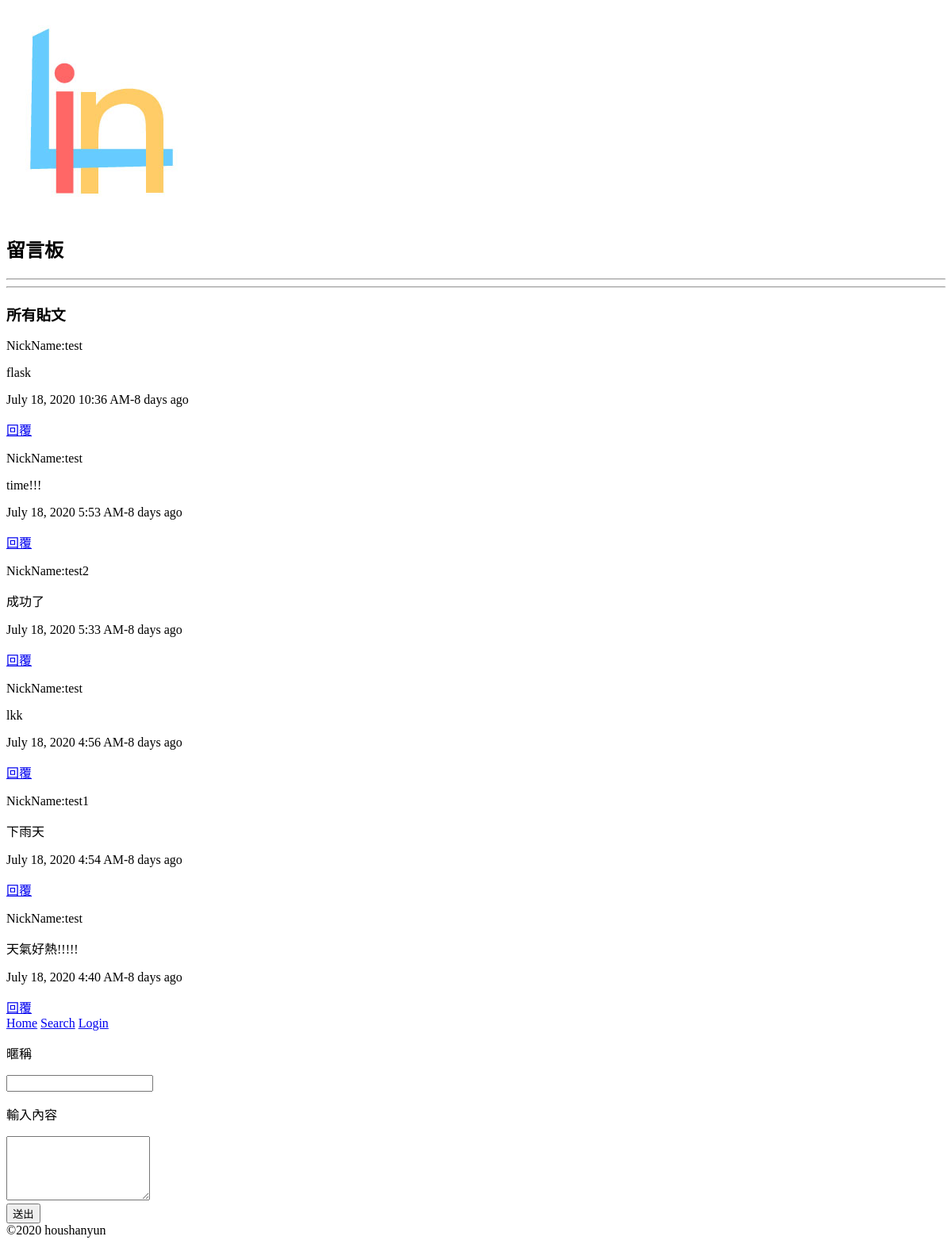
The app's page /, older data.
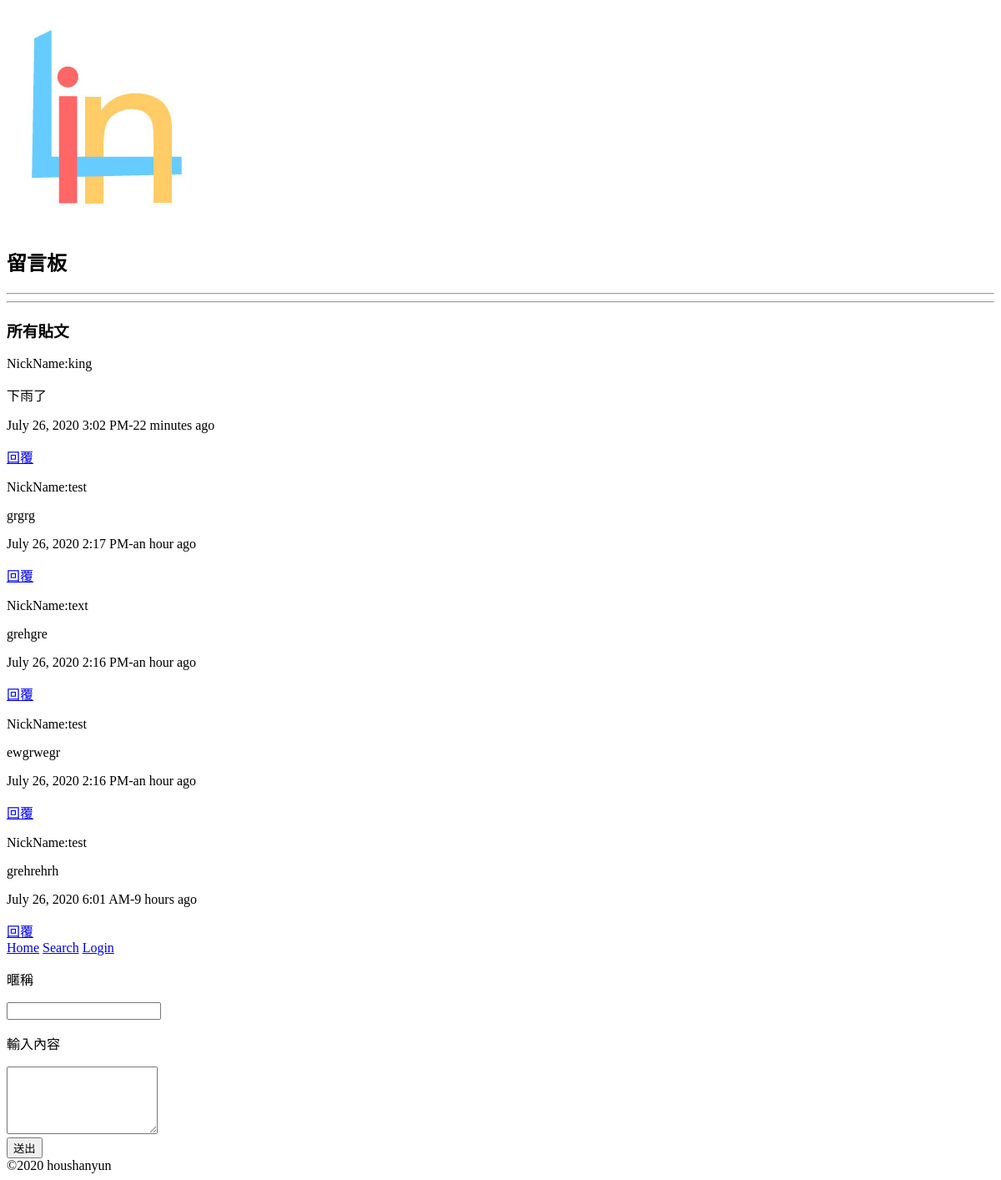
The same page, newer data.
### myapp/models.py (models this page shows, shortened)
class Article(db.Model):
    id = db.Column(db.Integer, primary_key=True)
    txt = db.Column(db.Text(140))
    nowtime = db.Column(db.DateTime, default=datetime.utcnow, index=True)
    nick_id = db.Column(db.Integer, db.ForeignKey('nickname.id'))
    a_comment = db.relationship('Comment', backref='a_com', lazy='dynamic')

class Nickname(db.Model, UserMixin):
    id = db.Column(db.Integer, primary_key=True)
    name = db.Column(db.String(20), unique=True)
    article = db.relationship('Article', backref='nick', lazy='dynamic')
    n_comment = db.relationship('Comment', backref='n_com', lazy='dynamic')
    admin = db.Column(db.String(20))
    password_hash = db.Column(db.String(128))

### myapp/views.py (the view, shortened to what this page needs)
@app.route('/', methods=['GET', 'POST'])
def index():
    txt = Article.query.order_by(Article.nowtime.desc()).all()
    return render_template('index.html', txts=txt, current_time=datetime.utcnow())

### myapp/templates/index.html
{% extends 'base.html' %}
{% block content %}
<h3>所有貼文</h3>
<div>
    <div>
        {% for txt in txts %}
        <div>
            <p>NickName:{{ txt.nick.name }}</p>
            <p>{{ txt.txt }}</p>
            <p>{{ moment(txt.nowtime).format('LLL') }}-{{ moment(txt.nowtime).fromNow() }}</p>
            <a href={{ url_for('comment', txt_id=txt.id) }}>回覆</a>
        </div>
        {% endfor %}
    </div>
</div>
{% endblock %}
{% block form %}
<div>
    <nav>
        <div>
            <a href= {{ url_for('index') }}>Home</a>
            <a href= {{ url_for('search') }}>Search</a>
            {% if current_user.is_authenticated %}
                <a href={{ url_for('logout') }}>Logout</a>
            {% else %}
                <a href={{ url_for('login') }}>Login</a>
            {% endif %}
        </div>
    </nav>
    <form action={{ url_for('index') }} method="POST">
        <p>暱稱</p>
        <input type="text" name="nick" required>
        <p>輸入內容</p>
        <textarea name="addtxt" id="" cols="20" rows="5" required></textarea><br>
        <input type="submit" name="submit" value="送出">
    </form>
</div>
{% endblock %}

Row changes from the older to the newer data that the page shows:
removed Article: nick.name "test", txt "flask", nowtime "July 18, 2020 10:36 AM", nowtime "8 days ago"
removed Article: nick.name "test", txt "time!!!", nowtime "July 18, 2020 5:53 AM", nowtime "8 days ago"
removed Article: nick.name "test2", txt "成功了", nowtime "July 18, 2020 5:33 AM", nowtime "8 days ago"
removed Article: nick.name "test", txt "lkk", nowtime "July 18, 2020 4:56 AM", nowtime "8 days ago"
removed Article: nick.name "test1", txt "下雨天", nowtime "July 18, 2020 4:54 AM", nowtime "8 days ago"
added Article: nick.name "king", txt "下雨了", nowtime "July 26, 2020 3:02 PM", nowtime "22 minutes ago"
added Article: nick.name "test", txt "grgrg", nowtime "July 26, 2020 2:17 PM", nowtime "an hour ago"
added Article: nick.name "text", txt "grehgre", nowtime "July 26, 2020 2:16 PM", nowtime "an hour ago"
added Article: nick.name "test", txt "ewgrwegr", nowtime "July 26, 2020 2:16 PM", nowtime "an hour ago"
changed Article: txt "天氣好熱!!!!!" → "grehrehrh"; nowtime "July 18, 2020 4:40 AM" → "July 26, 2020 6:01 AM"; nowtime "8 days ago" → "9 hours ago"
